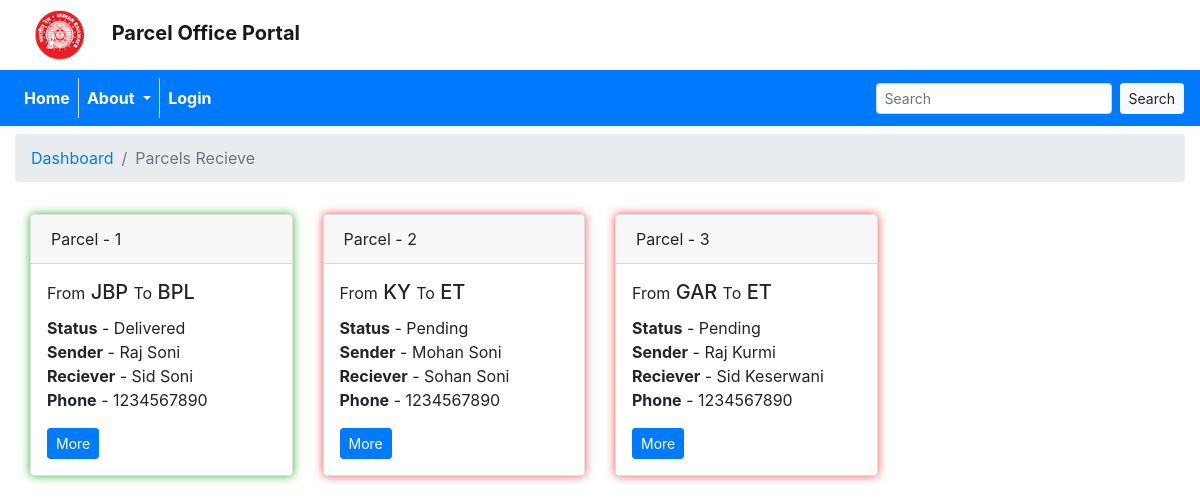
The page /dashboard/recieve on the database as committed earlier.
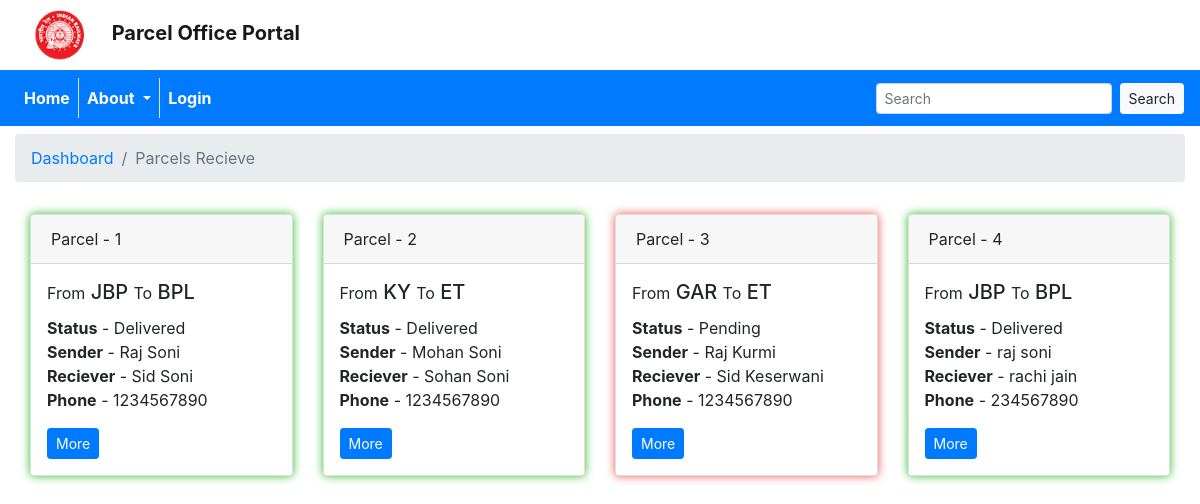
The same page on the database as committed later.
### Parcel/models.py (models this page shows)
class Parcel(models.Model):
    parcel_id = models.CharField(max_length=20)
    rfid = models.CharField(max_length=20)
    train_id = models.PositiveIntegerField()
    sender_name = models.CharField(max_length=50)
    sender_adhar = models.CharField(max_length=12)
    reciever_name = models.CharField(max_length=50)
    reciever_adhar = models.CharField(max_length=12)
    phone = models.CharField(max_length=13)
    parcel_from = models.CharField(max_length=20)
    parcel_to = models.CharField(max_length=20)
    parcel_info = models.CharField(max_length=200)
    status = models.CharField(max_length=10, choices=statusChoices)
    date = models.DateTimeField(auto_now=True)
    class Meta:
        verbose_name_plural = 'Parcel'

### Dashboard/views.py (the view)
# urls.py: path('/recieve', views.parcel_recieve),
def parcel_recieve(request):
    params = {
        'parcels' : Parcel.objects.all()
    }
    return render(request, 'Dashboard/parcel_recieve.html',params)

### Dashboard/templates/Dashboard/parcel_recieve.html (shortened to what this page needs)
{%include 'Main/base.html'%}
<div class="col-md-12 mt-2">
    <nav aria-label="breadcrumb">
        <ol class="breadcrumb">
            <li class="breadcrumb-item"><a href="/dashboard">Dashboard</a></li>
            <li class="breadcrumb-item active" aria-current="page">Parcels Recieve</li>
        </ol>
    </nav>
</div>
<div class="col-md-12">
    <div class="container-fluid">
        <div class="row">
            {%for i in parcels%}
            <div class="col-md-3 py-3">
                {%if i.status in 'Delivered'%}
                <div class="card tab-card" style="box-shadow: 0px 0px 10px #33BB33;">
                    {%else%}
                    <div class="card tab-card" style="box-shadow: 0px 0px 10px #EF5350;">
                        {%endif%}
                        <div class="card-header tab-card-header">
                            Parcel - {{forloop.counter}}
                        </div>
                        <div class="tab-content" id="myTabContent">
                            <div class="tab-pane fade show active p-3" id="one{{i.id}}" role="tabpanel" aria-labelledby="one-tab">
                                <div class="float-left pb-3">
                                    <h5 class="card-title"><small>From</small> {{i.parcel_from}} <small>To</small> {{i.parcel_to}}</h5>
                                    <p class="card-text">
                                        <strong>Status</strong> - {{i.status}}<br>
                                        <strong>Sender</strong> - {{i.sender_name}}<br>
                                        <strong>Reciever</strong> - {{i.reciever_name}}<br>
                                        <strong>Phone</strong> - {{i.phone}}
                                    </p>
                                    <a href="/dashboard/parcel/{{i.id}}" class="btn btn-primary btn-sm">More</a>
                                </div>
                            </div>
                        </div>
                    </div>
                </div>
                {%endfor%}
            </div>
        </div>
    </div>

Rows that differ between the two databases and show on the page:
changed Parcel "KY": status "Pending" → "Delivered"
added Parcel: parcel_from "JBP", parcel_to "BPL", status "Delivered", sender_name "raj soni", reciever_name "rachi jain", phone "234567890"
